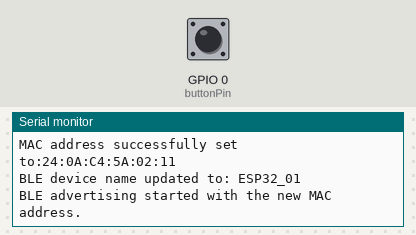
The program below on a simulated ESP32. On the bench: the last lines printed to the serial monitor. The inputs (shaded band) are chosen by the test bench; at power-on: GPIO 0 (buttonPin) HIGH. Nothing arrives over Bluetooth unless stated.

Above: at 1.2 s.
1.3 s: GPIO 0 (buttonPin) pulled LOW for 0.15 s
At 1.41 s:
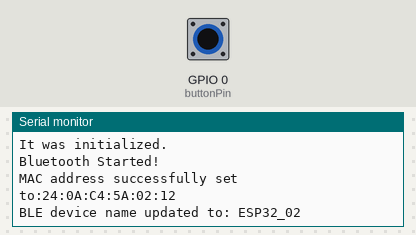
2.9 s: GPIO 0 (buttonPin) pulled LOW for 1 s
At 4.5 s:
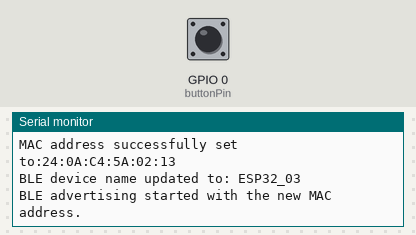

The program:

main.cpp
```cpp
#include "BluetoothSerial.h" // Bluetooth library
#include <BLEDevice.h>
#include <esp_bt.h>  // Required for setting the MAC address
#include <string.h>  // For converting strings to bytes

BluetoothSerial SerialBT;

const int buttonPin = 0;  // GPIO pin for the built-in button (boot button)
int buttonState = 0;      // Current state of the button
int lastButtonState = 1;  // Previous state of the button (1 = not pressed, 0 = pressed)
int currentDevice = 0;    // Current MAC address index

// List of MAC addresses to switch between
const char* macAddresses[] = {
  "24:0A:C4:5A:02:11",  // MAC Address 1
  "24:0A:C4:5A:02:12",  // MAC Address 2
  "24:0A:C4:5A:02:13"   // MAC Address 3
};
// List of MAC addresses to switch between
const char* addressesNames[] = {
  "01",  // MAC Address 1
  "02",  // MAC Address 2
  "03"   // MAC Address 3
};
const int totalDevices = sizeof(macAddresses) / sizeof(macAddresses[0]);

// Function to set the MAC address based on a string
void setBTNameMAC(const char* nameStr, const char* macStr) {
  String deviceName = "ESP32_";
  deviceName += String(nameStr);  // Append MAC address to the device name
  uint8_t mac[6];  // To hold the converted MAC address in byte form
  // Set the base MAC address using esp_base_mac_addr_set
  // Convert the string (e.g., "01:02:03:04:05:06") to a uint8_t array
  sscanf(macStr, "%hhx:%hhx:%hhx:%hhx:%hhx:%hhx", &mac[0], &mac[1], &mac[2], &mac[3], &mac[4], &mac[5]);
  esp_err_t result = esp_base_mac_addr_set(mac);
  // Check if the MAC address was set successfully
  if (result == ESP_OK) {
      // Initialize BLE with the new device name
    BLEDevice::init(deviceName.c_str());
    // Start the Bluetooth server
    SerialBT.begin(deviceName.c_str());
    Serial.println("Bluetooth Started!");
    Serial.print("MAC address successfully set to:"); Serial.println(macStr);
    Serial.print("BLE device name updated to: "); Serial.println(deviceName);
  } else {
    Serial.print("Failed to set MAC address, error: "); Serial.println(result);
  }
}

void setup() {
  Serial.begin(115200);
  // Set the initial MAC address from the list and update device name
  setBTNameMAC(addressesNames[currentDevice], macAddresses[currentDevice]);
  // Start BLE advertising with the new MAC address
  BLEDevice::getAdvertising()->start();
  Serial.println("BLE advertising started with the new MAC address.");
}

void loop() {
  buttonState = digitalRead(buttonPin);

  // Check if the button is pressed (active low, changes from HIGH to LOW)
  if (buttonState == LOW && lastButtonState == HIGH) {
    // Change the mac address
    currentDevice = (currentDevice + 1) % totalDevices;
    // Stop advertising before changing the name
    if(BLEDevice::getInitialized){
      Serial.println("It was initialized.");
      BLEDevice::deinit();
    }else{
      BLEDevice::stopAdvertising();
    }
    delay(100);
    // Set the initial MAC address from the list and update device name
    setBTNameMAC(addressesNames[currentDevice], macAddresses[currentDevice]);
    // Start BLE advertising with the new MAC address
    delay(100);
    BLEDevice::startAdvertising();
    Serial.println("BLE advertising started with the new MAC address.");
  }

  if (SerialBT.available()) {
    // Read the incoming data
    String command = SerialBT.readStringUntil('\n');
    command.trim(); // Remove any leading/trailing whitespace
    // Process the command
    if (command.equalsIgnoreCase("mac")) {
      SerialBT.println(macAddresses[currentDevice]);
    } else if (command.equalsIgnoreCase("reboot")) {
      SerialBT.println("Rebooting ...");
      ESP.restart();
    } else {
      SerialBT.println("Only Ask for mac");
    }
  }

  // Update the last button state
  lastButtonState = buttonState;
}
```

Measured:
- after the input at 1.3 s, the serial monitor: prints a new line at once (image 1)
- after the input at 2.9 s, the serial monitor: prints a new line after 0.10 s (image 2)
